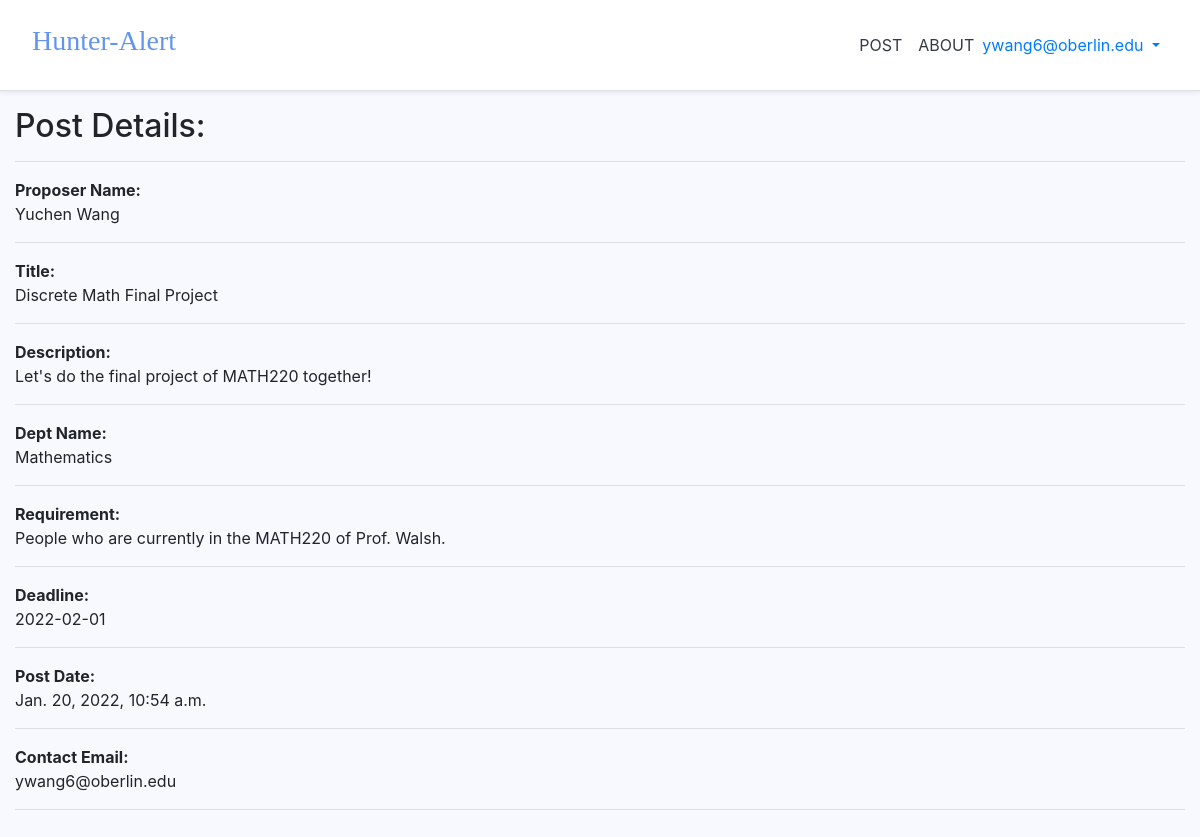
Page /16/ (signed in) on the committed database.
### accounts/models.py (models this page shows, shortened)
class CustomUser(AbstractUser):
    pass

### pages/models.py (models this page shows, shortened)
class Post(models.Model):
    class DeptName(models.TextChoices):
        Africana_Studies = "Africana Studies"
        Anthropology = "Anthropology"
        Archaeological_Studies = "Archaeological Studies"
        Art_History = "Art History"
        Studio_Art = "Studio Art"
        Athletics_and_Physical_Education = "Athletics and Physical Education"
        Biology = "Biology"
        Chemistry_and_Biochemistry = "Chemistry and Biochemistry"
        Cinema_Studies = "Cinema Studies"
        Classics = "Classics"
        Comparative_American_Studies = "Comparative American Studies"
        Comparative_Literature = "Comparative Literature"
        Computer_Science = "Computer Science"
        Creative_Writing = "Creative Writing"
        Dance = "Dance"
        Chinese = "Chinese"
        Japanese = "Japanese"
        East_Asian_Studies = "East Asian Studies"
        Economics = "Economics"
        Engineering = "Engineering"
        English = "English"
        Environmental_Studies = "Environmental Studies"
        French = "French"
        Italian = "Italian"
        Gender_Sexuality_and_Feminist_Studies = "Gender, Sexuality, and Feminist Studies"
        Geology = "Geology"
        German_Language_and_Literatures = "German Language and Literatures"
        Hispanic_Studies = "Hispanic Studies"
        History = "History"
        Jewish_Studies = "Jewish Studies"
        Latin_American_Studies = "Latin American Studies"
        Law_and_Society = "Law and Society"
        Learning_Across_Disciplines = "Learning Across the Disciplines"
        Mathematics = "Mathematics"
        Middle_East_and_North_Africa_Studies = "Middle East and North Africa Studies"
        Musical_Studies = "Musical Studies"
        Neuroscience = "Neuroscience"
        Philosophy = "Philosophy"
        Physics = "Physics"
        Astronomy = "Astronomy"
        Politics = "Politics"
        Psychology = "Psychology"
        Religion = "Religion"
        Rhetoric_and_Composition = "Rhetoric and Composition"
        Russian_Language_Literature_and_Culture = "Russian Language, Literature and Culture"
        Russian_and_East_European_Studies = "Russian and East European Studies"
        Sociology = "Sociology"
        Theater = "Theater"
        Non_Academic = "Other than academic"
    User = models.ForeignKey(CustomUser, null=True, on_delete=models.CASCADE)
    Your_Name = models.CharField(max_length=120, null=True)
    Title = models.CharField(max_length=120, null=True)
    Description = models.TextField(blank=False, null=True)
    Department = models.CharField(max_length=120, choices=DeptName.choices, default=DeptName.Non_Academic)
    Requirement = models.TextField(blank=False, null=True)
    Deadline = models.CharField(max_length=120, null=True)
    Date_Posted = models.DateTimeField(default=timezone.now)
    Email = models.CharField(max_length=50, null=True)

### pages/views.py (the view)
# urls.py: path('<detail_id>/', DetailView, name='detail'),
def DetailView(request, detail_id):
    detail = Post.objects.get(id=detail_id)
    context = {'detail': detail}
    return render(request, 'pages/detail.html', context)

### templates/pages/detail.html
{% extends '_base.html' %}
{% load static %}
{% block content %}
<div class="main">
    <h2>Post Details:</h2>
    <hr>
    <p><b>Proposer Name: </b> <br> {{ detail.Your_Name }} <hr> </p>
    <p><b>Title:</b> <br> {{ detail.Title }} <hr> </p>
    <p><b>Description:</b> <br> {{ detail.Description }} <hr> </p>
    <p><b>Dept Name:</b> <br> {{ detail.Department }}<hr> </p>
    <p><b>Requirement:</b> <br> {{ detail.Requirement }}<hr> </p>
    <p><b>Deadline:</b> <br> {{ detail.Deadline }}<hr> </p>
    <p><b>Post Date:</b> <br> {{ detail.Date_Posted}}<hr> </p>
    <p><b>Contact Email:</b> <br> {{ detail.Email }}<hr> </p>
</div>
{% endblock content %}

### templates/_base.html (shortened to what this page needs)
{% load static %}
<!DOCTYPE html>
<html lang="en">
<body style="background-color:GhostWhite;">
<head>
{% block css %}
<link rel="stylesheet" href="https://cdn.jsdelivr.net/npm/bootstrap@4.5.3/dist/css/bootstrap.min.css">
<link rel="stylesheet" href="https://cdnjs.cloudflare.com/ajax/libs/font-awesome/4.7.0/css/font-awesome.min.css">
<link rel="stylesheet" href="{% static 'css/base.css' %}">
{% endblock %}
</head>
<body>
  <main role="main">
    <div class="d-flex flex-column flex-md-row align-items-center p-3 px-md-4 mb-3 bg-white border-bottom shadow-sm">
      <h3 class="mr-auto p-2" style="font-family: Chalkduster">
        <a  href="{% url 'home' %}" style="color:#6495ED;">Hunter-Alert</a>
      </h3>
      <a class="p-2 text-dark" href="{% url 'post' %}">POST</a>
      <a class="p-2 text-dark" href="{% url 'about' %}">ABOUT</a>
      <nav class="my-2 my-md-0 mr-md-3">
        {% if user.is_authenticated %}
        <ul class="navbar-nav ml-auto">
          <li class="nav-item">
            <a class="nav-link dropdown-toggle" href="#" id="userMenu" data-toggle="dropdown" aria-haspopup="true" aria-expanded="false">
              {{ user.email }}
            </a>
          </li>
        </ul>
        {% else %}
        <form class="form-inline ml-auto">
          <a href="{% url 'account_login' %}" class="btn btn-outline-secondary">Log in</a>
          <a href="{% url 'account_signup' %}" class="btn btn-primary ml-2">Sign up</a>
        </form>
        {% endif %}
      </nav>
  </main>
  <div class="container">
    {% block content %}{% endblock content %}
  </div>
</body>
</html>

### static/css/base.css (style rules this page uses)
html { position: relative; min-height: 100%; font-size: 14px; }
@media (min-width: 768px) { html { font-size: 16px; } }
body { margin-bottom: 60px; }
.container { max-width: 1280px; }

### rows in the picture
CustomUser: email "ywang6@oberlin.edu"
Post: Your_Name "Yuchen Wang", Title "Discrete Math Final Project", Description "Let's do the final project of MATH220 together!", Department "Mathematics", Requirement "People who are currently in the MATH220 of Prof. Walsh.", Deadline "2022-02-01", Date_Posted "Jan. 20, 2022, 10:54 a.m.", Email "ywang6@oberlin.edu"
